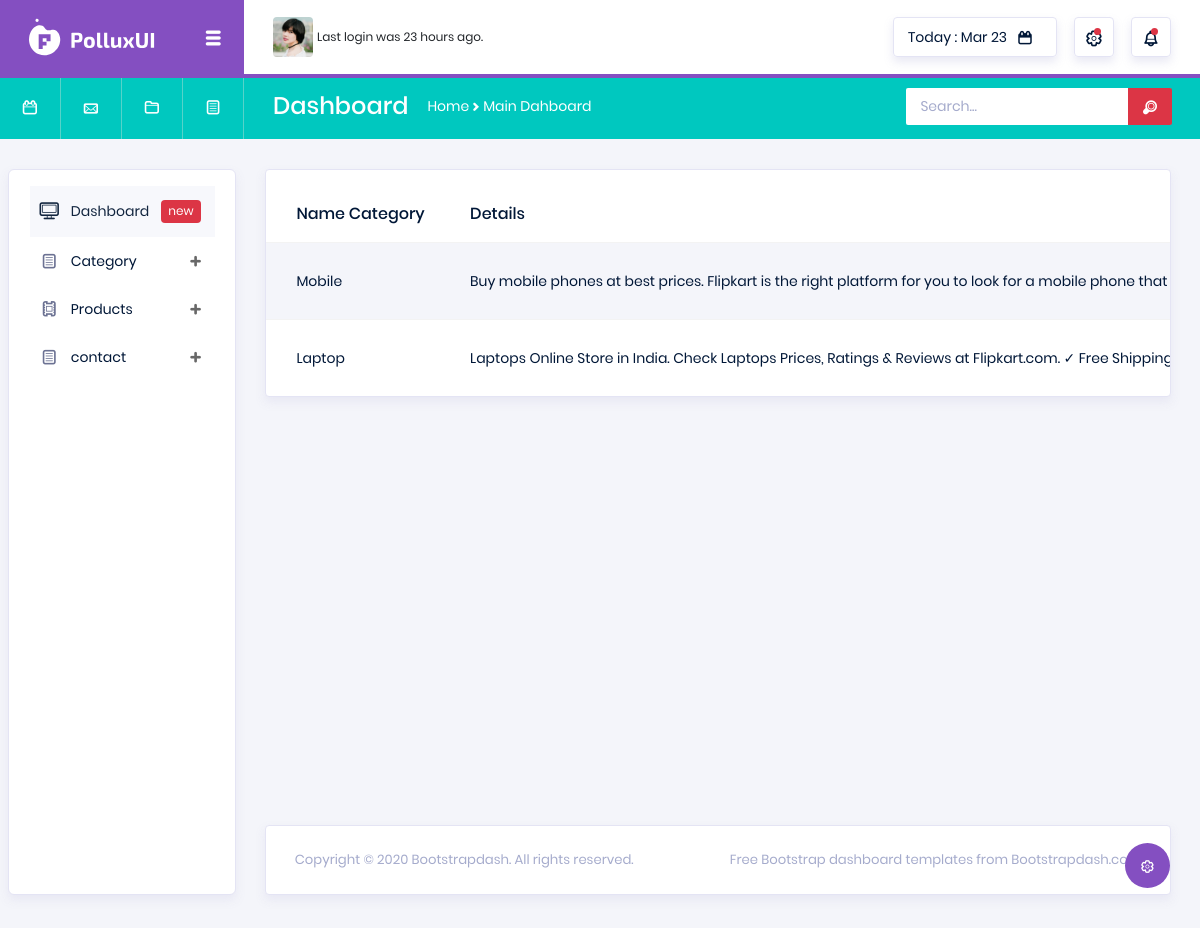
Page /flatavail/dis_category/ on the committed database.
### flatavail/models.py (models this page shows)
class category_db(models.Model):
    Name = models.CharField(max_length=30,null=True,blank=True)
    Description = models.CharField(max_length=100,null=True,blank=True)
    Image = models.ImageField(upload_to="profile",null=True,blank=True)

### flatavail/views.py (the view)
# urls.py: path('dis_category/',views.dis_category,name="dis_category"),
def dis_category(req):
    category = category_db.objects.all()
    return render(req,"display_category.html",{'category':category})

### flatavail/templates/display_category.html (shortened to what this page needs)
<!DOCTYPE html>
{% extends 'index.html' %}
{% block content %}
<html lang="en">
<head>
</head>
<body>
    <div class="row">
            <div class="col-md-12">
              <div class="card">
                <div class="table-responsive pt-3">
                  <table class="table table-striped project-orders-table">
                    <thead>
                      <tr>
                        <th>Name Category</th>
                        <th>Details</th>
                      </tr>
                    </thead>
                    <tbody>
                    {% for i in category %}
                      <tr>
                        <td>{{i.Name}}</td>
                        <td>{{i.Description}}</td>
                      </tr>
                    {% endfor %}
                    </tbody>
                  </table>
                </div>
              </div>
            </div>
          </div>
</body>
</html>
{% endblock %}

### rows in the picture
category_db: Name "Mobile", Description "Buy mobile phones at best prices. Flipkart is the right platform for you to look for a mobile phone that…"
category_db: Name "Laptop", Description "Laptops Online Store in India. Check Laptops Prices, Ratings & Reviews at Flipkart.com. ✓ Free…"
